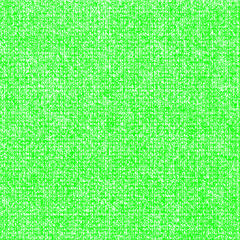
#> input picture tools/keyed/ground-grass.png, 240 x 240 px
$ python pixelate.py
#> lines starting #> are read from the running program, lines starting #| are printed output that depends on the picture
#!/usr/bin/env python3
"""True pixel-art conversion for Dividend Dashboard assets.

Takes the keyed, normalized sprites (2x their draw size) and converts them to
genuine pixel art: true low-res pixel grid (half the normalized size = exactly
the on-screen pixel grid), quantized to a shared master palette, with an
auto outline pass in each fill's darker shade. Saved at 2x nearest so the
renderer's 2:1 halving stays pixel-perfect.

Ground tiles are quantized to their own palettes and kept 1:1 (no outline);
the grass tile is also cut into 3 variants (ground-grass-v0/1/2) so the
renderer can scatter them without visible repetition.

Smooth (pre-pixel) copies are kept in tools/smooth/ for instant rollback.
"""
from pathlib import Path
import sys

from PIL import Image

RAW = Path(__file__).resolve().parent / "raw"
KEYED = Path(__file__).resolve().parent / "keyed"
OUT = Path(__file__).resolve().parent.parent / "public" / "sprites"
SMOOTH = Path(__file__).resolve().parent / "smooth"
MASTER_PALETTE_COLORS = 40
GROUND_PALETTE_COLORS = 30


def downscale_to_grid(img: Image.Image, factor: int) -> Image.Image:
    """True low-res: box-filter downscale by `factor` (area majority)."""
    w, h = img.size
    return img.resize((max(1, w // factor), max(1, h // factor)), Image.BOX)


def collect_palette(images: list[Image.Image], n: int, merge_threshold: int = 16) -> list[tuple[int, int, int]]:
    """Sample opaque pixels across assets, median-cut to n merged colors."""
#> called with n = 40, merge_threshold = 16
    flat: list[tuple[int, int, int]] = []
    for img in images:
        px = img.load()
        total = img.width * img.height
        step = max(1, total // 30000)
        idx = 0
        for y in range(img.height):
            for x in range(img.width):
                if idx % step == 0:
                    p = px[x, y]
                    if p[3] > 24:
                        flat.append((p[0], p[1], p[2]))
                idx += 1

    def cut(bucket: list[tuple[int, int, int]], depth: int) -> list[tuple[int, int, int]]:
        if not bucket:
            return []
        if depth >= 6 or len(bucket) <= 2:
            r = sum(p[0] for p in bucket) // len(bucket)
            g = sum(p[1] for p in bucket) // len(bucket)
            b = sum(p[2] for p in bucket) // len(bucket)
            return [(r, g, b)]
        ranges = []
        for ch in range(3):
            vals = [p[ch] for p in bucket]
            ranges.append(max(vals) - min(vals))
        ch = ranges.index(max(ranges))
        bucket = sorted(bucket, key=lambda p: p[ch])
        mid = len(bucket) // 2
        return cut(bucket[:mid], depth + 1) + cut(bucket[mid:], depth + 1)

    buckets = cut(flat, 0)
    out: list[tuple[int, int, int]] = []
    for col in sorted(buckets):
        if all(abs(col[0] - o[0]) + abs(col[1] - o[1]) + abs(col[2] - o[2]) > merge_threshold for o in out):
            out.append(col)
    return out[:n]


def nearest(palette: list[tuple[int, int, int]], col: tuple[int, int, int]) -> tuple[int, int, int]:
    best, bd = palette[0], 10**9
    for p in palette:
        d = abs(p[0] - col[0]) + abs(p[1] - col[1]) + abs(p[2] - col[2])
        if d < bd:
            best, bd = p, d
    return best


def quantize(img: Image.Image, palette: list[tuple[int, int, int]]) -> Image.Image:
    img = img.convert("RGBA")
    px = img.load()
    for y in range(img.height):
        for x in range(img.width):
            p = px[x, y]
            if p[3] == 0:
                continue
            q = nearest(palette, (p[0], p[1], p[2]))
            px[x, y] = (q[0], q[1], q[2], p[3])
    return img


def outline(img: Image.Image, strength: float = 0.45) -> Image.Image:
    """1px colored outline on edge pixels (opaque next to transparent)."""
    img = img.convert("RGBA")
    px = img.load()
    w, h = img.size
    edges = []
    for y in range(h):
        for x in range(w):
            r, g, b, a = px[x, y]
            if a == 0:
                continue
            for dx, dy in ((1, 0), (-1, 0), (0, 1), (0, -1)):
                nx, ny = x + dx, y + dy
                if 0 <= nx < w and 0 <= ny < h and px[nx, ny][3] == 0:
                    edges.append((x, y))
                    break
    for x, y in edges:
        r, g, b, a = px[x, y]
        px[x, y] = (int(r * (1 - strength)), int(g * (1 - strength)), int(b * (1 - strength)), a)
    return img


def upscale_nearest(img: Image.Image, factor: int) -> Image.Image:
    return img.resize((img.width * factor, img.height * factor), Image.NEAREST)


def ground_variants(tile: Image.Image, n: int = 3) -> list[Image.Image]:
    """Cut n quarter-tile variants from the big ground texture."""
    size = tile.width // 2
    out = []
    for i in range(n):
        ox = (i % 2) * size
        oy = (i // 2) * size
        out.append(tile.crop((ox, oy, ox + size, oy + size)))
    return out


def main() -> None:
    SMOOTH.mkdir(parents=True, exist_ok=True)
    only = sys.argv[1:] or None
    # always work from the pristine keyed copies so re-runs never compound
    keyed_files = []
    for f in sorted(KEYED.glob("*.png")):
        if only and not any(f.name == o or f.name.startswith(o) for o in only):
            continue
        keyed_files.append(f)
    if not keyed_files:
        keyed_files = [k for k in sorted((OUT).glob("*.png")) if not k.name.startswith("ground-")]

    sprites = [Image.open(k).convert("RGBA") for k in keyed_files if not k.name.startswith("ground-")]
    master = collect_palette(sprites, MASTER_PALETTE_COLORS)
    # gentle global lift: median-cut skews dark, nudge the whole scene brighter
    master = [(min(255, int(r * 1.06)), min(255, int(g * 1.06)), min(255, int(b * 1.06))) for r, g, b in master]
    print(f"master palette: {len(master)} colors")

    for k in keyed_files:
        name = k.name
        img = Image.open(k).convert("RGBA")
#> img is the input picture: PIL image 240x240 RGBA; mean R, G, B, A 7.9, 254.1, 0.3, 149.4
        (SMOOTH / name).write_bytes(k.read_bytes())  # rollback copy
        low = downscale_to_grid(img, 2)
#> in downscale_to_grid, `return img.resize((max(1, w // factor), max(1, h // factor)), Image.BOX)`:
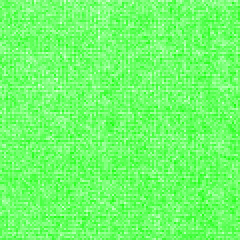
#> returned value: PIL image 120x120 RGBA (shown 2 times larger); mean R, G, B, A 9, 254.2, 0.5, 149.9; transparent parts drawn white
        low = quantize(low, master)
        low = outline(low, 0.45)
        final = upscale_nearest(low, 2)
        final.save(OUT / name)
        print(f"{name}: {img.size} -> grid {low.size} -> out {final.size}")

    # ground tiles: quantize from the pristine keyed copy, keep 1:1
    for gname, pal_n in (("ground-grass.png", GROUND_PALETTE_COLORS), ("ground-path.png", 28)):
        src = KEYED / gname
        if not src.exists():
            src = OUT / gname
        if not src.exists():
            continue
        img = Image.open(src).convert("RGBA")
        (SMOOTH / gname).write_bytes(src.read_bytes())
        # the generated tiles skew dark — lift 12% before quantizing
        from PIL import ImageEnhance
        img = ImageEnhance.Brightness(img).enhance(1.12)
        gpal = collect_palette([img], pal_n, 6)
        q = quantize(img, gpal)
        q.save(OUT / gname)
        print(f"{gname}: quantized {q.size} ({len(gpal)} colors)")
        if gname == "ground-grass.png":
            for i, v in enumerate(ground_variants(q, 3)):
                v.save(OUT / f"ground-grass-v{i}.png")
            print("ground-grass variants: v0 v1 v2 saved")


if __name__ == "__main__":
#> (the run stopped early here; a loop or call above may not have finished)
